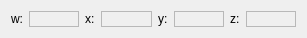
<?xml version="1.0" encoding="UTF-8"?>
<ui version="4.0">
 <class>QuaternionWidget</class>
 <widget class="QWidget" name="QuaternionWidget">
  <property name="geometry">
   <rect>
    <x>0</x>
    <y>0</y>
    <width>307</width>
    <height>35</height>
   </rect>
  </property>
  <property name="windowTitle">
   <string>Form</string>
  </property>
  <layout class="QHBoxLayout" name="horizontalLayout">
   <item>
    <widget class="QLabel" name="label_w">
     <property name="sizePolicy">
      <sizepolicy hsizetype="Fixed" vsizetype="Preferred">
       <horstretch>0</horstretch>
       <verstretch>0</verstretch>
      </sizepolicy>
     </property>
     <property name="text">
      <string>w:</string>
     </property>
    </widget>
   </item>
   <item>
    <widget class="QLabel" name="w">
     <property name="frameShape">
      <enum>QFrame::StyledPanel</enum>
     </property>
     <property name="frameShadow">
      <enum>QFrame::Sunken</enum>
     </property>
     <property name="text">
      <string/>
     </property>
    </widget>
   </item>
   <item>
    <widget class="QLabel" name="label_x">
     <property name="sizePolicy">
      <sizepolicy hsizetype="Fixed" vsizetype="Preferred">
       <horstretch>0</horstretch>
       <verstretch>0</verstretch>
      </sizepolicy>
     </property>
     <property name="text">
      <string>x:</string>
     </property>
    </widget>
   </item>
   <item>
    <widget class="QLabel" name="x">
     <property name="frameShape">
      <enum>QFrame::StyledPanel</enum>
     </property>
     <property name="frameShadow">
      <enum>QFrame::Sunken</enum>
     </property>
     <property name="text">
      <string/>
     </property>
    </widget>
   </item>
   <item>
    <widget class="QLabel" name="label_y">
     <property name="sizePolicy">
      <sizepolicy hsizetype="Fixed" vsizetype="Preferred">
       <horstretch>0</horstretch>
       <verstretch>0</verstretch>
      </sizepolicy>
     </property>
     <property name="text">
      <string>y:</string>
     </property>
    </widget>
   </item>
   <item>
    <widget class="QLabel" name="y">
     <property name="frameShape">
      <enum>QFrame::StyledPanel</enum>
     </property>
     <property name="frameShadow">
      <enum>QFrame::Sunken</enum>
     </property>
     <property name="text">
      <string/>
     </property>
    </widget>
   </item>
   <item>
    <widget class="QLabel" name="label_z">
     <property name="sizePolicy">
      <sizepolicy hsizetype="Fixed" vsizetype="Preferred">
       <horstretch>0</horstretch>
       <verstretch>0</verstretch>
      </sizepolicy>
     </property>
     <property name="text">
      <string>z:</string>
     </property>
    </widget>
   </item>
   <item>
    <widget class="QLabel" name="z">
     <property name="frameShape">
      <enum>QFrame::StyledPanel</enum>
     </property>
     <property name="frameShadow">
      <enum>QFrame::Sunken</enum>
     </property>
     <property name="text">
      <string/>
     </property>
    </widget>
   </item>
  </layout>
 </widget>
 <resources/>
 <connections/>
</ui>
